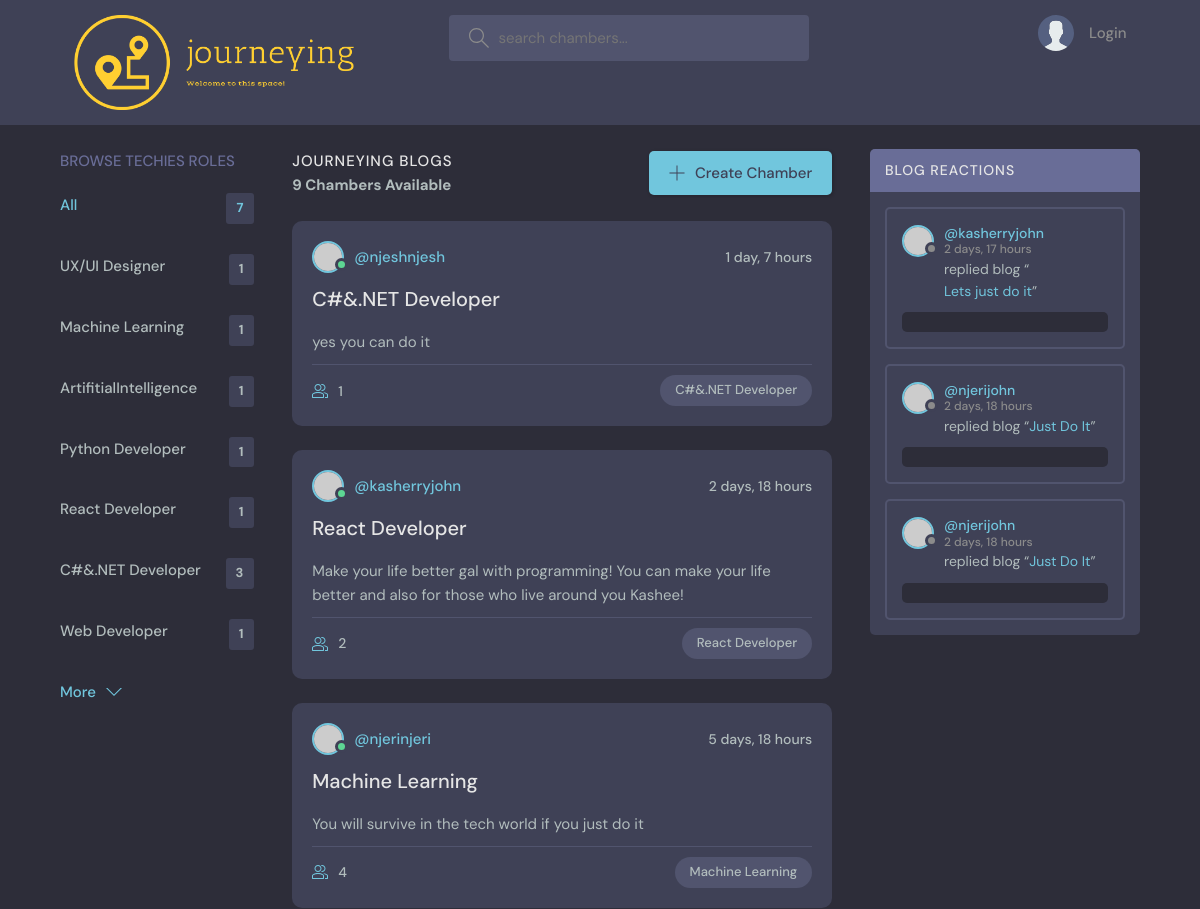
/ (upper part), run on an earlier commit of the app's database.
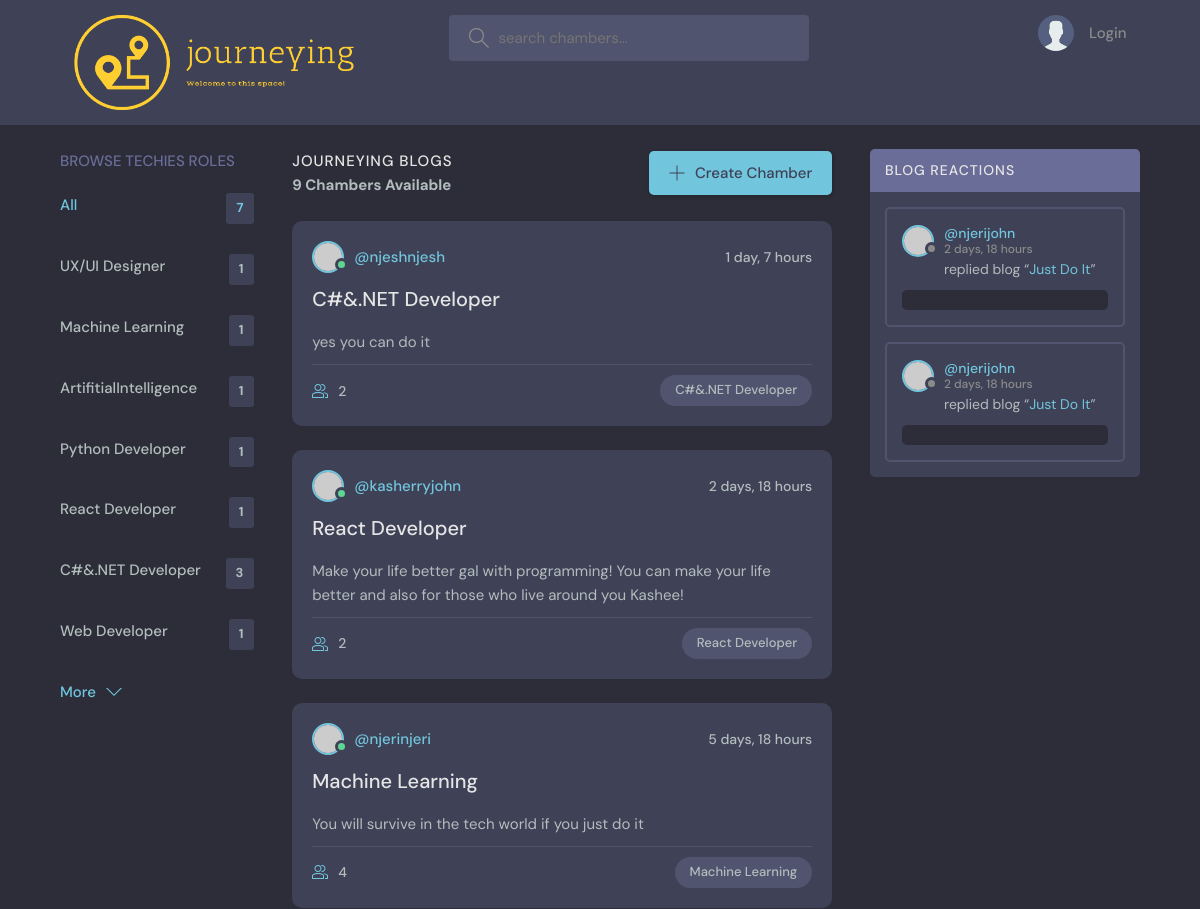
And on a later commit of the database.
### journeyingblogs/models.py (models this page shows, shortened)
class Topic(models.Model):
    name = models.CharField(max_length=200)

class Chamber(models.Model):
    host = models.ForeignKey(User, on_delete=models.SET_NULL, null=True)
    topic = models.ForeignKey(Topic, on_delete=models.SET_NULL, null=True)
    name = models.CharField(max_length=200)
    description = models.TextField(null=True, blank=True)
    techiesspace = models.ManyToManyField(User, related_name='techiesspace', blank=True)
    updated = models.DateTimeField(auto_now=True)
    created = models.DateTimeField(auto_now_add=True)
    class Meta:
       ordering = ['-updated', '-created']
    def __str__(self):
        return self.name

class Message(models.Model):
    user =  models.ForeignKey(User, on_delete=models.CASCADE)
    chamber = models.ForeignKey(Chamber, on_delete=models.CASCADE)
    body = models.TextField()
    updated = models.DateTimeField(auto_now=True)
    created = models.DateTimeField(auto_now_add=True)
    class Meta:
       ordering = ['-updated', '-created']

### journeyingblogs/views.py (the view)
# urls.py: path('', views.home, name='homepage'),
def home(request):
    q = request.GET.get('q') if request.GET.get('q') != None else ''
    chambers = Chamber.objects.filter(
                                      Q(topic__name__icontains=q) |
                                      Q(name__icontains=q) |
                                      Q(description__icontains=q)
                                      )
    topics = Topic.objects.all()
    chamber_count = chambers.count()
    chamber_reactions = Message.objects.filter(Q(chamber__topic__name__icontains=q))
    context = {'chambers': chambers, 'topics': topics,
               'chamber_count': chamber_count, 'chamber_reactions':chamber_reactions}
    return render(request, 'journeyingblogs/home.html', context)

### journeyingblogs/templates/journeyingblogs/home.html (shortened to what this page needs)
{% extends 'main.html' %}
{% block content %}
    <main class="layout layout--3">
      <div class="container">
       {% include 'journeyingblogs/topics.html' %}
        <div class="roomList">
          <div class="roomList__header">
            <div>
              <h2>Journeying Blogs</h2>
              <h5>{{chamber_count}} Chambers Available</h5>
            </div>
            <a class="btn btn--main" href="{% url 'create-chamber' %}">
              <svg version="1.1" xmlns="http://www.w3.org/2000/svg" width="32" height="32" viewBox="0 0 32 32">
                <title>add</title>
                <path
                  d="M16.943 0.943h-1.885v14.115h-14.115v1.885h14.115v14.115h1.885v-14.115h14.115v-1.885h-14.115v-14.115z"
                ></path>
              </svg>
              Create Chamber
            </a>
          </div>
          {%include 'journeyingblogs/content.html' %}
         </div>
        <div>
          {% include 'journeyingblogs/reactions.html' %}
        </div>
      </div>
    </main>
{% endblock%}

### journeyingblogs/templates/journeyingblogs/topics.html
<div class="topics">
     <div class="topics__header">
          <h2>Browse Techies Roles</h2>
         </div>
                <ul class="topics__list">
                  <li>
                    <a href="{% url 'homepage' %}" class="active">All <span>{{topics.count}}</span></a>
                  </li>
                  {% for topic in topics %}
                  <li>
                    <a href="{% url 'homepage' %}?q={{topic.name}}">{{topic.name}}<span>{{topic.chamber_set.all.count}}</span></a>
                  </li>
                  {% endfor %}
                </ul>
                <a class="btn btn--link" href="topics.html">
                  More
                  <svg version="1.1" xmlns="http://www.w3.org/2000/svg" width="32" height="32" viewBox="0 0 32 32">
                    <title>chevron-down</title>
                    <path d="M16 21l-13-13h-3l16 16 16-16h-3l-13 13z"></path>
                  </svg>
                </a>
              </div>

### journeyingblogs/templates/journeyingblogs/content.html (shortened to what this page needs)
{% for chamber in chambers %}
<div class="roomListRoom">
    <div class="roomListRoom__header">
      <a href="{% url 'user-profile' chamber.host.id %}" class="roomListRoom__author">
        <div class="avatar avatar--small active">
          <img src="https://randomuser.me/api/portraits/men/11.jpg" />
        </div>
        <span>@{{chamber.host.username}}</span>
      </a>
      <div class="roomListRoom__actions">
        <span>{{chamber.created|timesince}}</span>
      </div>
    </div>
    <div class="roomListRoom__content">
      <a href="{% url 'chamber' chamber.id %}">{{chamber.topic.name}}</a>
      <p>
        {{chamber.description}}
      </p>
    </div>
    <div class="roomListRoom__meta">
      <a href="{% url 'chamber' chamber.id %}" class="roomListRoom__joined">
        {{chamber.techiesspace.all.count}}
      </a>
      <p class="roomListRoom__topic">{{chamber.topic.name}}</p>
    </div>
  </div>
{% endfor %}

### journeyingblogs/templates/journeyingblogs/reactions.html (shortened to what this page needs)
<div class="activities">
    <div class="activities__header">
      <h2>Blog Reactions</h2>
    </div>
 {% for reaction in chamber_reactions %}
    <div class="activities__box">
      <div class="activities__boxHeader roomListRoom__header">
        <a href="{% url 'user-profile' reaction.user.id %}" class="roomListRoom__author">
          <div class="avatar avatar--small">
            <img src="https://randomuser.me/api/portraits/women/11.jpg" />
          </div>
          <p>
            @{{reaction.user}}
            <span>{{reaction.created|timesince}}</span>
          </p>
        </a>
</div>
      <div class="activities__boxContent">
        <p>replied blog “<a href="{% url 'user-profile' reaction.user.id %}">{{reaction.chamber}}</a>”</p>
        <div class="activities__boxRoomContent">
        </div>
      </div>
    </div>
    {% endfor %}
  </div>

What changed in the data, as far as the page shows it:
removed Message: user "kasherryjohn", created "2 days, 17 hours", chamber "Lets just do it"
computed for Chamber "yes you can do it": techiesspace.all.count "1" → "2"
